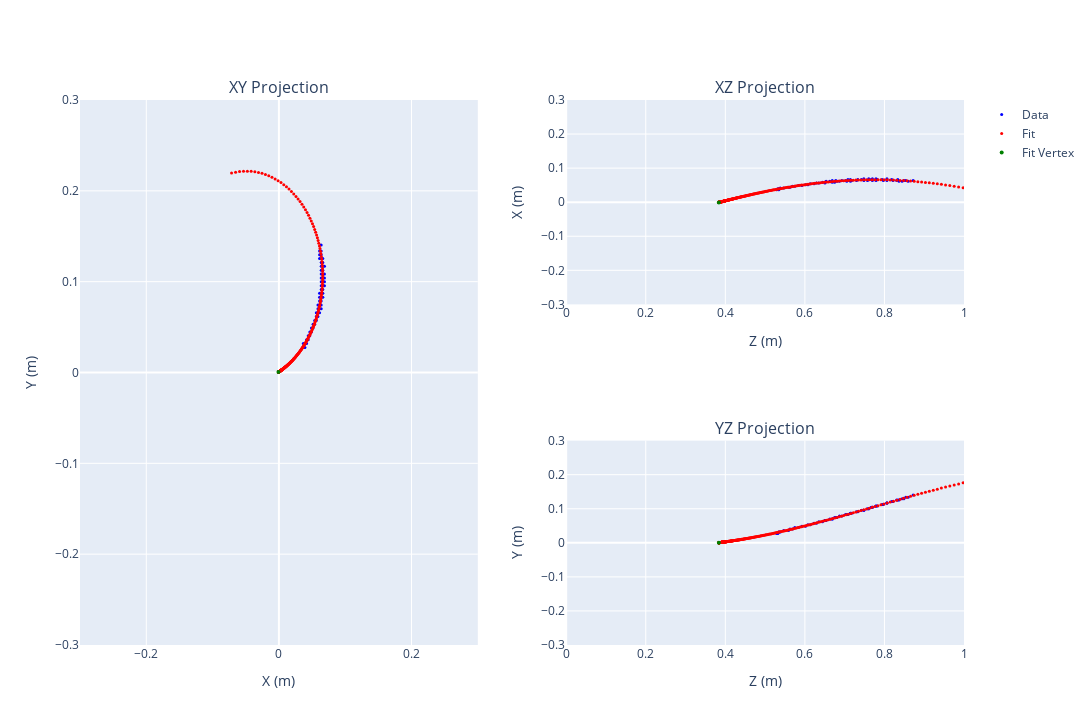

Notebook cell for this chart:
### Code cell
# Plot fit
fig = make_subplots(2, 2, subplot_titles=["XY Projection", "XZ Projection", "YZ Projection"], specs=[[{"rowspan": 2}, {}],[None, {}]])
fig.add_trace(
    go.Scatter(
        x=cluster.data[:, 0],
        y=cluster.data[:, 1],
        mode="markers", 
        marker={
            "size": 3,
            "color": "blue"
        },
        name="Data"
    ),
    row=1,
    col=1
)
fig.add_trace(
    go.Scatter(
        x=best_fit_trajectory[:, 0],
        y=best_fit_trajectory[:, 1],
        mode="markers",
        marker={
            "size": 3,
            "color": "red"
        },
        name="Fit"
    ),
    row=1,
    col=1
)
fig.add_trace(
    go.Scatter(
        x=[result["vertex_x"]],
        y=[result["vertex_y"]],
        mode="markers",
        marker={
            "color": "green",
            "size": 4
        },
        name="Fit Vertex"
    ),
    row=1,
    col=1
)

fig.add_trace(
    go.Scatter(
        x=cluster.data[:, 2],
        y=cluster.data[:, 0],
        mode="markers",
        marker={
            "size": 3,
            "color": "blue"
        },
        name="Data",
        showlegend=False
    ),
    row=1,
    col=2
)
fig.add_trace(
    go.Scatter(
        x=best_fit_trajectory[:, 2],
        y=best_fit_trajectory[:, 0],
        mode="markers",
        marker={
            "size": 3,
            "color": "red"
        },
        name="Fit",
        showlegend=False
    ),
    row=1,
    col=2
)
fig.add_trace(
    go.Scatter(
        x=[result["vertex_z"]],
        y=[result["vertex_x"]],
        mode="markers",
        marker={
            "color": "green",
            "size": 4
        },
        name="Fit Vertex",
        showlegend=False,
    ),
    row=1,
    col=2
)

fig.add_trace(
    go.Scatter(
        x=cluster.data[:, 2],
        y=cluster.data[:, 1],
        mode="markers",
        marker={
            "size": 3,
            "color": "blue"
        },
        name="Data",
        showlegend=False,
    ),
    row=2,
    col=2
)
fig.add_trace(
    go.Scatter(
        x=best_fit_trajectory[:, 2],
        y=best_fit_trajectory[:, 1],
        mode="markers",
        marker={
            "size": 3,
            "color": "red"
        },
        name="Fit",
        showlegend=False,
    ),
    row=2,
    col=2
)
fig.add_trace(
    go.Scatter(
        x=[result["vertex_z"]],
        y=[result["vertex_y"]],
        mode="markers",
        marker={
            "color": "green",
            "size": 4
        },
        name="Fit Vertex",
        showlegend=False
    ),
    row=2,
    col=2
)

fig["layout"]["xaxis1"]["title"] = "X (m)"
fig["layout"]["xaxis1"]["range"] = [-0.3, 0.3]
fig["layout"]["yaxis1"]["title"] = "Y (m)"
fig["layout"]["yaxis1"]["range"] = [-0.3, 0.3]

fig["layout"]["xaxis2"]["title"] = "Z (m)"
fig["layout"]["xaxis2"]["range"] = [0.0, 1.0]
fig["layout"]["yaxis2"]["title"] = "X (m)"
fig["layout"]["yaxis2"]["range"] = [-0.3, 0.3]

fig["layout"]["xaxis3"]["title"] = "Z (m)"
fig["layout"]["xaxis3"]["range"] = [0.0, 1.0]
fig["layout"]["yaxis3"]["title"] = "Y (m)"
fig["layout"]["yaxis3"]["range"] = [-0.3, 0.3]

fig.update_layout(
    width=1450,
    height=725
)

### Figure 1 — Plotly figure (JSON) as saved in the notebook; plotly's stock layout.template omitted (floating-point values rounded to 4 significant figures; data arrays with more than 128 entries replaced by an {"elided": "..."} marker saying what was removed)
{"data": [{"marker": {"color": "blue", "size": 3}, "mode": "markers", "name": "Data", "type": "scatter", "x": [0.03681, 0.03927, 0.03681, 0.03927, 0.04172, 0.04172, 0.04417, 0.04417, 0.04663, 0.04663, 0.04908, 0.04908, 0.05154, 0.05154, 0.05399, 0.05399, 0.05644, 0.05644, 0.0589, 0.05644, 0.0589, 0.06135, 0.06135, 0.0589, 0.06381, 0.0589, 0.06381, 0.06135, 0.06135, 0.06381, 0.06381, 0.06135, 0.06626, 0.06626, 0.06135, 0.06381, 0.06381, 0.06626, 0.06626, 0.06872, 0.06381, 0.06381, 0.06872, 0.06626, 0.06626, 0.06381, 0.06872, 0.06872, 0.06381, 0.06626, 0.06626, 0.06381, 0.06381, 0.06872, 0.06626, 0.06626, 0.06381, 0.06381, 0.06626, 0.06135, 0.06135, 0.06381, 0.06381, 0.06135, 0.06381], "xaxis": "x", "y": [0.02763, 0.02763, 0.03188, 0.03188, 0.03188, 0.03613, 0.03613, 0.04038, 0.04038, 0.04463, 0.04463, 0.04888, 0.04888, 0.05313, 0.05313, 0.05738, 0.05738, 0.06163, 0.06163, 0.06589, 0.06589, 0.06589, 0.07014, 0.07014, 0.07014, 0.07439, 0.07439, 0.07439, 0.07864, 0.07864, 0.08289, 0.08289, 0.08289, 0.08714, 0.08714, 0.08714, 0.09139, 0.09139, 0.09564, 0.09564, 0.09564, 0.09989, 0.09989, 0.09989, 0.1041, 0.1041, 0.1041, 0.1084, 0.1084, 0.1084, 0.1126, 0.1126, 0.1169, 0.1169, 0.1169, 0.1211, 0.1211, 0.1254, 0.1254, 0.1254, 0.1296, 0.1296, 0.1339, 0.1339, 0.1403], "yaxis": "y"}, {"marker": {"color": "red", "size": 3}, "mode": "markers", "name": "Fit", "type": "scatter", "x": {"elided": "428 float values"}, "xaxis": "x", "y": {"elided": "428 float values"}, "yaxis": "y"}, {"marker": {"color": "green", "size": 4}, "mode": "markers", "name": "Fit Vertex", "type": "scatter", "x": [-0.0006597], "xaxis": "x", "y": [0.0004764], "yaxis": "y"}, {"marker": {"color": "blue", "size": 3}, "mode": "markers", "name": "Data", "showlegend": false, "type": "scatter", "x": [0.529, 0.532, 0.5344, 0.5351, 0.5381, 0.5468, 0.5589, 0.5625, 0.5686, 0.5747, 0.5839, 0.5924, 0.6015, 0.6077, 0.6137, 0.6229, 0.629, 0.6352, 0.6443, 0.6505, 0.6505, 0.6534, 0.6627, 0.6688, 0.6688, 0.6748, 0.6778, 0.6809, 0.687, 0.6931, 0.7022, 0.7053, 0.7082, 0.7144, 0.7147, 0.7176, 0.73, 0.733, 0.7422, 0.7483, 0.7483, 0.7575, 0.7606, 0.7606, 0.7666, 0.7697, 0.7697, 0.7788, 0.7788, 0.7819, 0.7941, 0.7972, 0.8062, 0.8063, 0.8063, 0.8184, 0.8215, 0.8306, 0.8337, 0.8367, 0.8445, 0.8488, 0.8536, 0.8597, 0.8721], "xaxis": "x2", "y": [0.03681, 0.03927, 0.03681, 0.03927, 0.04172, 0.04172, 0.04417, 0.04417, 0.04663, 0.04663, 0.04908, 0.04908, 0.05154, 0.05154, 0.05399, 0.05399, 0.05644, 0.05644, 0.0589, 0.05644, 0.0589, 0.06135, 0.06135, 0.0589, 0.06381, 0.0589, 0.06381, 0.06135, 0.06135, 0.06381, 0.06381, 0.06135, 0.06626, 0.06626, 0.06135, 0.06381, 0.06381, 0.06626, 0.06626, 0.06872, 0.06381, 0.06381, 0.06872, 0.06626, 0.06626, 0.06381, 0.06872, 0.06872, 0.06381, 0.06626, 0.06626, 0.06381, 0.06381, 0.06872, 0.06626, 0.06626, 0.06381, 0.06381, 0.06626, 0.06135, 0.06135, 0.06381, 0.06381, 0.06135, 0.06381], "yaxis": "y2"}, {"marker": {"color": "red", "size": 3}, "mode": "markers", "name": "Fit", "showlegend": false, "type": "scatter", "x": {"elided": "428 float values"}, "xaxis": "x2", "y": {"elided": "428 float values"}, "yaxis": "y2"}, {"marker": {"color": "green", "size": 4}, "mode": "markers", "name": "Fit Vertex", "showlegend": false, "type": "scatter", "x": [0.3838], "xaxis": "x2", "y": [-0.0006597], "yaxis": "y2"}, {"marker": {"color": "blue", "size": 3}, "mode": "markers", "name": "Data", "showlegend": false, "type": "scatter", "x": [0.529, 0.532, 0.5344, 0.5351, 0.5381, 0.5468, 0.5589, 0.5625, 0.5686, 0.5747, 0.5839, 0.5924, 0.6015, 0.6077, 0.6137, 0.6229, 0.629, 0.6352, 0.6443, 0.6505, 0.6505, 0.6534, 0.6627, 0.6688, 0.6688, 0.6748, 0.6778, 0.6809, 0.687, 0.6931, 0.7022, 0.7053, 0.7082, 0.7144, 0.7147, 0.7176, 0.73, 0.733, 0.7422, 0.7483, 0.7483, 0.7575, 0.7606, 0.7606, 0.7666, 0.7697, 0.7697, 0.7788, 0.7788, 0.7819, 0.7941, 0.7972, 0.8062, 0.8063, 0.8063, 0.8184, 0.8215, 0.8306, 0.8337, 0.8367, 0.8445, 0.8488, 0.8536, 0.8597, 0.8721], "xaxis": "x3", "y": [0.02763, 0.02763, 0.03188, 0.03188, 0.03188, 0.03613, 0.03613, 0.04038, 0.04038, 0.04463, 0.04463, 0.04888, 0.04888, 0.05313, 0.05313, 0.05738, 0.05738, 0.06163, 0.06163, 0.06589, 0.06589, 0.06589, 0.07014, 0.07014, 0.07014, 0.07439, 0.07439, 0.07439, 0.07864, 0.07864, 0.08289, 0.08289, 0.08289, 0.08714, 0.08714, 0.08714, 0.09139, 0.09139, 0.09564, 0.09564, 0.09564, 0.09989, 0.09989, 0.09989, 0.1041, 0.1041, 0.1041, 0.1084, 0.1084, 0.1084, 0.1126, 0.1126, 0.1169, 0.1169, 0.1169, 0.1211, 0.1211, 0.1254, 0.1254, 0.1254, 0.1296, 0.1296, 0.1339, 0.1339, 0.1403], "yaxis": "y3"}, {"marker": {"color": "red", "size": 3}, "mode": "markers", "name": "Fit", "showlegend": false, "type": "scatter", "x": {"elided": "428 float values"}, "xaxis": "x3", "y": {"elided": "428 float values"}, "yaxis": "y3"}, {"marker": {"color": "green", "size": 4}, "mode": "markers", "name": "Fit Vertex", "showlegend": false, "type": "scatter", "x": [0.3838], "xaxis": "x3", "y": [0.0004764], "yaxis": "y3"}], "layout": {"annotations": [{"font": {"size": 16}, "showarrow": false, "text": "XY Projection", "x": 0.225, "xanchor": "center", "xref": "paper", "y": 1, "yanchor": "bottom", "yref": "paper"}, {"font": {"size": 16}, "showarrow": false, "text": "XZ Projection", "x": 0.775, "xanchor": "center", "xref": "paper", "y": 1, "yanchor": "bottom", "yref": "paper"}, {"font": {"size": 16}, "showarrow": false, "text": "YZ Projection", "x": 0.775, "xanchor": "center", "xref": "paper", "y": 0.375, "yanchor": "bottom", "yref": "paper"}], "height": 725, "width": 1450, "xaxis": {"anchor": "y", "domain": [0, 0.45], "range": [-0.3, 0.3], "title": {"text": "X (m)"}}, "xaxis2": {"anchor": "y2", "domain": [0.55, 1], "range": [0, 1], "title": {"text": "Z (m)"}}, "xaxis3": {"anchor": "y3", "domain": [0.55, 1], "range": [0, 1], "title": {"text": "Z (m)"}}, "yaxis": {"anchor": "x", "domain": [0, 1], "range": [-0.3, 0.3], "title": {"text": "Y (m)"}}, "yaxis2": {"anchor": "x2", "domain": [0.625, 1], "range": [-0.3, 0.3], "title": {"text": "X (m)"}}, "yaxis3": {"anchor": "x3", "domain": [0, 0.375], "range": [-0.3, 0.3], "title": {"text": "Y (m)"}}}}
